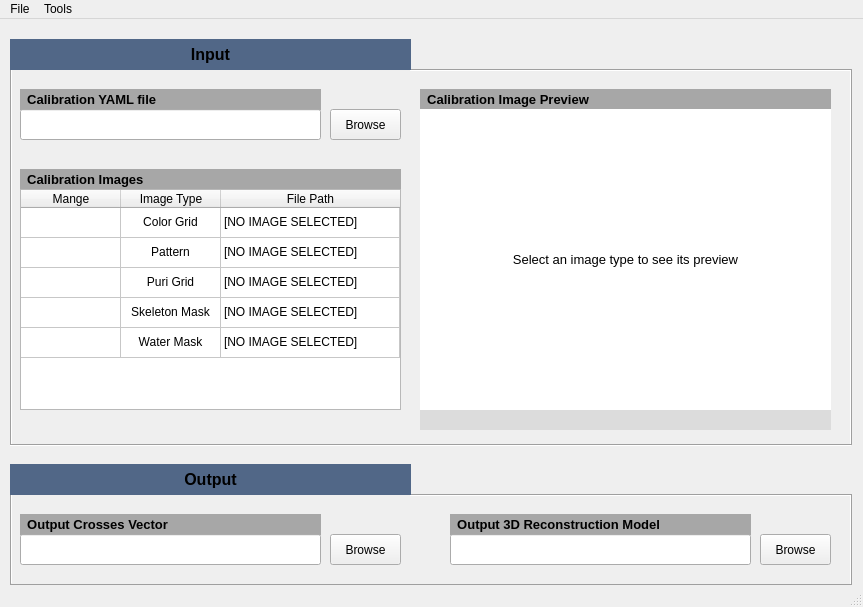
<?xml version="1.0" encoding="UTF-8"?>
<ui version="4.0">
 <class>MainWindow</class>
 <widget class="QMainWindow" name="MainWindow">
  <property name="geometry">
   <rect>
    <x>0</x>
    <y>0</y>
    <width>863</width>
    <height>607</height>
   </rect>
  </property>
  <property name="sizePolicy">
   <sizepolicy hsizetype="Preferred" vsizetype="Preferred">
    <horstretch>0</horstretch>
    <verstretch>0</verstretch>
   </sizepolicy>
  </property>
  <property name="windowTitle">
   <string>ARSL Calibration</string>
  </property>
  <widget class="QWidget" name="centralWidget">
   <property name="sizePolicy">
    <sizepolicy hsizetype="Preferred" vsizetype="Preferred">
     <horstretch>0</horstretch>
     <verstretch>0</verstretch>
    </sizepolicy>
   </property>
   <widget class="QPushButton" name="PshBtnCalibYMLSel">
    <property name="geometry">
     <rect>
      <x>330</x>
      <y>90</y>
      <width>71</width>
      <height>31</height>
     </rect>
    </property>
    <property name="toolTip">
     <string>&quot;Sauce&quot;</string>
    </property>
    <property name="text">
     <string>Browse</string>
    </property>
   </widget>
   <widget class="QLineEdit" name="LnEditCalbYMLPath">
    <property name="geometry">
     <rect>
      <x>20</x>
      <y>90</y>
      <width>301</width>
      <height>31</height>
     </rect>
    </property>
    <property name="readOnly">
     <bool>true</bool>
    </property>
   </widget>
   <widget class="QLabel" name="LblCalibYML">
    <property name="geometry">
     <rect>
      <x>20</x>
      <y>70</y>
      <width>301</width>
      <height>21</height>
     </rect>
    </property>
    <property name="palette">
     <palette>
      <active>
       <colorrole role="Base">
        <brush brushstyle="SolidPattern">
         <color alpha="255">
          <red>255</red>
          <green>255</green>
          <blue>255</blue>
         </color>
        </brush>
       </colorrole>
       <colorrole role="Window">
        <brush brushstyle="SolidPattern">
         <color alpha="255">
          <red>167</red>
          <green>167</green>
          <blue>167</blue>
         </color>
        </brush>
       </colorrole>
      </active>
      <inactive>
       <colorrole role="Base">
        <brush brushstyle="SolidPattern">
         <color alpha="255">
          <red>255</red>
          <green>255</green>
          <blue>255</blue>
         </color>
        </brush>
       </colorrole>
       <colorrole role="Window">
        <brush brushstyle="SolidPattern">
         <color alpha="255">
          <red>167</red>
          <green>167</green>
          <blue>167</blue>
         </color>
        </brush>
       </colorrole>
      </inactive>
      <disabled>
       <colorrole role="Base">
        <brush brushstyle="SolidPattern">
         <color alpha="255">
          <red>167</red>
          <green>167</green>
          <blue>167</blue>
         </color>
        </brush>
       </colorrole>
       <colorrole role="Window">
        <brush brushstyle="SolidPattern">
         <color alpha="255">
          <red>167</red>
          <green>167</green>
          <blue>167</blue>
         </color>
        </brush>
       </colorrole>
      </disabled>
     </palette>
    </property>
    <property name="font">
     <font>
      <pointsize>10</pointsize>
      <weight>75</weight>
      <bold>true</bold>
     </font>
    </property>
    <property name="autoFillBackground">
     <bool>true</bool>
    </property>
    <property name="text">
     <string>  Calibration YAML file</string>
    </property>
   </widget>
   <widget class="QTableWidget" name="imgTable">
    <property name="geometry">
     <rect>
      <x>20</x>
      <y>170</y>
      <width>381</width>
      <height>221</height>
     </rect>
    </property>
    <property name="sizePolicy">
     <sizepolicy hsizetype="Expanding" vsizetype="Expanding">
      <horstretch>0</horstretch>
      <verstretch>0</verstretch>
     </sizepolicy>
    </property>
    <property name="verticalScrollBarPolicy">
     <enum>Qt::ScrollBarAsNeeded</enum>
    </property>
    <property name="horizontalScrollBarPolicy">
     <enum>Qt::ScrollBarAlwaysOff</enum>
    </property>
    <property name="sizeAdjustPolicy">
     <enum>QAbstractScrollArea::AdjustIgnored</enum>
    </property>
    <property name="editTriggers">
     <set>QAbstractItemView::NoEditTriggers</set>
    </property>
    <property name="selectionMode">
     <enum>QAbstractItemView::SingleSelection</enum>
    </property>
    <property name="verticalScrollMode">
     <enum>QAbstractItemView::ScrollPerPixel</enum>
    </property>
    <property name="horizontalScrollMode">
     <enum>QAbstractItemView::ScrollPerPixel</enum>
    </property>
    <property name="showGrid">
     <bool>true</bool>
    </property>
    <property name="cornerButtonEnabled">
     <bool>true</bool>
    </property>
    <attribute name="horizontalHeaderDefaultSectionSize">
     <number>100</number>
    </attribute>
    <attribute name="horizontalHeaderHighlightSections">
     <bool>false</bool>
    </attribute>
    <attribute name="horizontalHeaderStretchLastSection">
     <bool>true</bool>
    </attribute>
    <attribute name="verticalHeaderVisible">
     <bool>false</bool>
    </attribute>
    <attribute name="verticalHeaderDefaultSectionSize">
     <number>30</number>
    </attribute>
    <row>
     <property name="text">
      <string>1</string>
     </property>
    </row>
    <row>
     <property name="text">
      <string>2</string>
     </property>
    </row>
    <row>
     <property name="text">
      <string>3</string>
     </property>
    </row>
    <row>
     <property name="text">
      <string>4</string>
     </property>
    </row>
    <row>
     <property name="text">
      <string>5</string>
     </property>
    </row>
    <column>
     <property name="text">
      <string>Mange</string>
     </property>
    </column>
    <column>
     <property name="text">
      <string>Image Type</string>
     </property>
    </column>
    <column>
     <property name="text">
      <string>File Path</string>
     </property>
    </column>
    <item row="0" column="0">
     <property name="text">
      <string/>
     </property>
     <property name="flags">
      <set>ItemIsDragEnabled|ItemIsUserCheckable|ItemIsEnabled</set>
     </property>
    </item>
    <item row="0" column="1">
     <property name="text">
      <string>Color Grid</string>
     </property>
     <property name="textAlignment">
      <set>AlignCenter</set>
     </property>
    </item>
    <item row="0" column="2">
     <property name="text">
      <string>[NO IMAGE SELECTED]</string>
     </property>
     <property name="flags">
      <set>ItemIsDragEnabled|ItemIsUserCheckable|ItemIsEnabled</set>
     </property>
    </item>
    <item row="1" column="0">
     <property name="text">
      <string/>
     </property>
     <property name="flags">
      <set>ItemIsDragEnabled|ItemIsUserCheckable|ItemIsEnabled</set>
     </property>
    </item>
    <item row="1" column="1">
     <property name="text">
      <string>Pattern</string>
     </property>
     <property name="textAlignment">
      <set>AlignCenter</set>
     </property>
    </item>
    <item row="1" column="2">
     <property name="text">
      <string>[NO IMAGE SELECTED]</string>
     </property>
     <property name="flags">
      <set>ItemIsDragEnabled|ItemIsUserCheckable|ItemIsEnabled</set>
     </property>
    </item>
    <item row="2" column="0">
     <property name="text">
      <string/>
     </property>
     <property name="flags">
      <set>ItemIsDragEnabled|ItemIsUserCheckable|ItemIsEnabled</set>
     </property>
    </item>
    <item row="2" column="1">
     <property name="text">
      <string>Puri Grid</string>
     </property>
     <property name="textAlignment">
      <set>AlignCenter</set>
     </property>
    </item>
    <item row="2" column="2">
     <property name="text">
      <string>[NO IMAGE SELECTED]</string>
     </property>
     <property name="flags">
      <set>ItemIsDragEnabled|ItemIsUserCheckable|ItemIsEnabled</set>
     </property>
    </item>
    <item row="3" column="0">
     <property name="text">
      <string/>
     </property>
     <property name="flags">
      <set>ItemIsDragEnabled|ItemIsUserCheckable|ItemIsEnabled</set>
     </property>
    </item>
    <item row="3" column="1">
     <property name="text">
      <string>Skeleton Mask</string>
     </property>
     <property name="textAlignment">
      <set>AlignCenter</set>
     </property>
    </item>
    <item row="3" column="2">
     <property name="text">
      <string>[NO IMAGE SELECTED]</string>
     </property>
     <property name="flags">
      <set>ItemIsDragEnabled|ItemIsUserCheckable|ItemIsEnabled</set>
     </property>
    </item>
    <item row="4" column="0">
     <property name="text">
      <string/>
     </property>
     <property name="flags">
      <set>ItemIsDragEnabled|ItemIsUserCheckable|ItemIsEnabled</set>
     </property>
    </item>
    <item row="4" column="1">
     <property name="text">
      <string>Water Mask</string>
     </property>
     <property name="textAlignment">
      <set>AlignCenter</set>
     </property>
    </item>
    <item row="4" column="2">
     <property name="text">
      <string>[NO IMAGE SELECTED]</string>
     </property>
     <property name="flags">
      <set>ItemIsDragEnabled|ItemIsUserCheckable|ItemIsEnabled</set>
     </property>
    </item>
   </widget>
   <widget class="QLabel" name="imgSelPreview">
    <property name="geometry">
     <rect>
      <x>420</x>
      <y>90</y>
      <width>411</width>
      <height>301</height>
     </rect>
    </property>
    <property name="palette">
     <palette>
      <active>
       <colorrole role="Base">
        <brush brushstyle="SolidPattern">
         <color alpha="255">
          <red>255</red>
          <green>255</green>
          <blue>255</blue>
         </color>
        </brush>
       </colorrole>
       <colorrole role="Window">
        <brush brushstyle="SolidPattern">
         <color alpha="255">
          <red>255</red>
          <green>255</green>
          <blue>255</blue>
         </color>
        </brush>
       </colorrole>
      </active>
      <inactive>
       <colorrole role="Base">
        <brush brushstyle="SolidPattern">
         <color alpha="255">
          <red>255</red>
          <green>255</green>
          <blue>255</blue>
         </color>
        </brush>
       </colorrole>
       <colorrole role="Window">
        <brush brushstyle="SolidPattern">
         <color alpha="255">
          <red>255</red>
          <green>255</green>
          <blue>255</blue>
         </color>
        </brush>
       </colorrole>
      </inactive>
      <disabled>
       <colorrole role="Base">
        <brush brushstyle="SolidPattern">
         <color alpha="255">
          <red>255</red>
          <green>255</green>
          <blue>255</blue>
         </color>
        </brush>
       </colorrole>
       <colorrole role="Window">
        <brush brushstyle="SolidPattern">
         <color alpha="255">
          <red>255</red>
          <green>255</green>
          <blue>255</blue>
         </color>
        </brush>
       </colorrole>
      </disabled>
     </palette>
    </property>
    <property name="font">
     <font>
      <pointsize>10</pointsize>
     </font>
    </property>
    <property name="autoFillBackground">
     <bool>true</bool>
    </property>
    <property name="text">
     <string>Select an image type to see its preview</string>
    </property>
    <property name="alignment">
     <set>Qt::AlignCenter</set>
    </property>
   </widget>
   <widget class="QLabel" name="LblCalibImgs">
    <property name="geometry">
     <rect>
      <x>20</x>
      <y>150</y>
      <width>381</width>
      <height>21</height>
     </rect>
    </property>
    <property name="palette">
     <palette>
      <active>
       <colorrole role="Base">
        <brush brushstyle="SolidPattern">
         <color alpha="255">
          <red>255</red>
          <green>255</green>
          <blue>255</blue>
         </color>
        </brush>
       </colorrole>
       <colorrole role="Window">
        <brush brushstyle="SolidPattern">
         <color alpha="255">
          <red>167</red>
          <green>167</green>
          <blue>167</blue>
         </color>
        </brush>
       </colorrole>
      </active>
      <inactive>
       <colorrole role="Base">
        <brush brushstyle="SolidPattern">
         <color alpha="255">
          <red>255</red>
          <green>255</green>
          <blue>255</blue>
         </color>
        </brush>
       </colorrole>
       <colorrole role="Window">
        <brush brushstyle="SolidPattern">
         <color alpha="255">
          <red>167</red>
          <green>167</green>
          <blue>167</blue>
         </color>
        </brush>
       </colorrole>
      </inactive>
      <disabled>
       <colorrole role="Base">
        <brush brushstyle="SolidPattern">
         <color alpha="255">
          <red>167</red>
          <green>167</green>
          <blue>167</blue>
         </color>
        </brush>
       </colorrole>
       <colorrole role="Window">
        <brush brushstyle="SolidPattern">
         <color alpha="255">
          <red>167</red>
          <green>167</green>
          <blue>167</blue>
         </color>
        </brush>
       </colorrole>
      </disabled>
     </palette>
    </property>
    <property name="font">
     <font>
      <pointsize>10</pointsize>
      <weight>75</weight>
      <bold>true</bold>
     </font>
    </property>
    <property name="autoFillBackground">
     <bool>true</bool>
    </property>
    <property name="text">
     <string>  Calibration Images</string>
    </property>
   </widget>
   <widget class="QLabel" name="LblOutCrssPath">
    <property name="geometry">
     <rect>
      <x>20</x>
      <y>495</y>
      <width>301</width>
      <height>21</height>
     </rect>
    </property>
    <property name="palette">
     <palette>
      <active>
       <colorrole role="Base">
        <brush brushstyle="SolidPattern">
         <color alpha="255">
          <red>255</red>
          <green>255</green>
          <blue>255</blue>
         </color>
        </brush>
       </colorrole>
       <colorrole role="Window">
        <brush brushstyle="SolidPattern">
         <color alpha="255">
          <red>167</red>
          <green>167</green>
          <blue>167</blue>
         </color>
        </brush>
       </colorrole>
      </active>
      <inactive>
       <colorrole role="Base">
        <brush brushstyle="SolidPattern">
         <color alpha="255">
          <red>255</red>
          <green>255</green>
          <blue>255</blue>
         </color>
        </brush>
       </colorrole>
       <colorrole role="Window">
        <brush brushstyle="SolidPattern">
         <color alpha="255">
          <red>167</red>
          <green>167</green>
          <blue>167</blue>
         </color>
        </brush>
       </colorrole>
      </inactive>
      <disabled>
       <colorrole role="Base">
        <brush brushstyle="SolidPattern">
         <color alpha="255">
          <red>167</red>
          <green>167</green>
          <blue>167</blue>
         </color>
        </brush>
       </colorrole>
       <colorrole role="Window">
        <brush brushstyle="SolidPattern">
         <color alpha="255">
          <red>167</red>
          <green>167</green>
          <blue>167</blue>
         </color>
        </brush>
       </colorrole>
      </disabled>
     </palette>
    </property>
    <property name="font">
     <font>
      <pointsize>10</pointsize>
      <weight>75</weight>
      <bold>true</bold>
     </font>
    </property>
    <property name="autoFillBackground">
     <bool>true</bool>
    </property>
    <property name="text">
     <string>  Output Crosses Vector</string>
    </property>
   </widget>
   <widget class="QLineEdit" name="LnEditOutCrssPath">
    <property name="geometry">
     <rect>
      <x>20</x>
      <y>515</y>
      <width>301</width>
      <height>31</height>
     </rect>
    </property>
    <property name="readOnly">
     <bool>true</bool>
    </property>
   </widget>
   <widget class="QPushButton" name="PshBtnOutCrssSel">
    <property name="geometry">
     <rect>
      <x>330</x>
      <y>515</y>
      <width>71</width>
      <height>31</height>
     </rect>
    </property>
    <property name="text">
     <string>Browse</string>
    </property>
   </widget>
   <widget class="QPushButton" name="PshBtnOutDecModSel">
    <property name="geometry">
     <rect>
      <x>760</x>
      <y>515</y>
      <width>71</width>
      <height>31</height>
     </rect>
    </property>
    <property name="text">
     <string>Browse</string>
    </property>
   </widget>
   <widget class="QLineEdit" name="LnEditOutDecModPath">
    <property name="geometry">
     <rect>
      <x>450</x>
      <y>515</y>
      <width>301</width>
      <height>31</height>
     </rect>
    </property>
    <property name="readOnly">
     <bool>true</bool>
    </property>
   </widget>
   <widget class="QLabel" name="LblOutDecMod">
    <property name="geometry">
     <rect>
      <x>450</x>
      <y>495</y>
      <width>301</width>
      <height>21</height>
     </rect>
    </property>
    <property name="palette">
     <palette>
      <active>
       <colorrole role="Base">
        <brush brushstyle="SolidPattern">
         <color alpha="255">
          <red>255</red>
          <green>255</green>
          <blue>255</blue>
         </color>
        </brush>
       </colorrole>
       <colorrole role="Window">
        <brush brushstyle="SolidPattern">
         <color alpha="255">
          <red>167</red>
          <green>167</green>
          <blue>167</blue>
         </color>
        </brush>
       </colorrole>
      </active>
      <inactive>
       <colorrole role="Base">
        <brush brushstyle="SolidPattern">
         <color alpha="255">
          <red>255</red>
          <green>255</green>
          <blue>255</blue>
         </color>
        </brush>
       </colorrole>
       <colorrole role="Window">
        <brush brushstyle="SolidPattern">
         <color alpha="255">
          <red>167</red>
          <green>167</green>
          <blue>167</blue>
         </color>
        </brush>
       </colorrole>
      </inactive>
      <disabled>
       <colorrole role="Base">
        <brush brushstyle="SolidPattern">
         <color alpha="255">
          <red>167</red>
          <green>167</green>
          <blue>167</blue>
         </color>
        </brush>
       </colorrole>
       <colorrole role="Window">
        <brush brushstyle="SolidPattern">
         <color alpha="255">
          <red>167</red>
          <green>167</green>
          <blue>167</blue>
         </color>
        </brush>
       </colorrole>
      </disabled>
     </palette>
    </property>
    <property name="font">
     <font>
      <pointsize>10</pointsize>
      <weight>75</weight>
      <bold>true</bold>
     </font>
    </property>
    <property name="autoFillBackground">
     <bool>true</bool>
    </property>
    <property name="text">
     <string>  Output 3D Reconstruction Model</string>
    </property>
   </widget>
   <widget class="QLabel" name="LblCalibImgPrev">
    <property name="geometry">
     <rect>
      <x>420</x>
      <y>70</y>
      <width>411</width>
      <height>21</height>
     </rect>
    </property>
    <property name="palette">
     <palette>
      <active>
       <colorrole role="Base">
        <brush brushstyle="SolidPattern">
         <color alpha="255">
          <red>255</red>
          <green>255</green>
          <blue>255</blue>
         </color>
        </brush>
       </colorrole>
       <colorrole role="Window">
        <brush brushstyle="SolidPattern">
         <color alpha="255">
          <red>167</red>
          <green>167</green>
          <blue>167</blue>
         </color>
        </brush>
       </colorrole>
      </active>
      <inactive>
       <colorrole role="Base">
        <brush brushstyle="SolidPattern">
         <color alpha="255">
          <red>255</red>
          <green>255</green>
          <blue>255</blue>
         </color>
        </brush>
       </colorrole>
       <colorrole role="Window">
        <brush brushstyle="SolidPattern">
         <color alpha="255">
          <red>167</red>
          <green>167</green>
          <blue>167</blue>
         </color>
        </brush>
       </colorrole>
      </inactive>
      <disabled>
       <colorrole role="Base">
        <brush brushstyle="SolidPattern">
         <color alpha="255">
          <red>167</red>
          <green>167</green>
          <blue>167</blue>
         </color>
        </brush>
       </colorrole>
       <colorrole role="Window">
        <brush brushstyle="SolidPattern">
         <color alpha="255">
          <red>167</red>
          <green>167</green>
          <blue>167</blue>
         </color>
        </brush>
       </colorrole>
      </disabled>
     </palette>
    </property>
    <property name="font">
     <font>
      <pointsize>10</pointsize>
      <weight>75</weight>
      <bold>true</bold>
     </font>
    </property>
    <property name="autoFillBackground">
     <bool>true</bool>
    </property>
    <property name="text">
     <string>  Calibration Image Preview</string>
    </property>
   </widget>
   <widget class="QLabel" name="LblInputHeader">
    <property name="geometry">
     <rect>
      <x>10</x>
      <y>20</y>
      <width>401</width>
      <height>31</height>
     </rect>
    </property>
    <property name="palette">
     <palette>
      <active>
       <colorrole role="Base">
        <brush brushstyle="SolidPattern">
         <color alpha="255">
          <red>255</red>
          <green>255</green>
          <blue>255</blue>
         </color>
        </brush>
       </colorrole>
       <colorrole role="Window">
        <brush brushstyle="SolidPattern">
         <color alpha="255">
          <red>81</red>
          <green>103</green>
          <blue>135</blue>
         </color>
        </brush>
       </colorrole>
      </active>
      <inactive>
       <colorrole role="Base">
        <brush brushstyle="SolidPattern">
         <color alpha="255">
          <red>255</red>
          <green>255</green>
          <blue>255</blue>
         </color>
        </brush>
       </colorrole>
       <colorrole role="Window">
        <brush brushstyle="SolidPattern">
         <color alpha="255">
          <red>81</red>
          <green>103</green>
          <blue>135</blue>
         </color>
        </brush>
       </colorrole>
      </inactive>
      <disabled>
       <colorrole role="Base">
        <brush brushstyle="SolidPattern">
         <color alpha="255">
          <red>81</red>
          <green>103</green>
          <blue>135</blue>
         </color>
        </brush>
       </colorrole>
       <colorrole role="Window">
        <brush brushstyle="SolidPattern">
         <color alpha="255">
          <red>81</red>
          <green>103</green>
          <blue>135</blue>
         </color>
        </brush>
       </colorrole>
      </disabled>
     </palette>
    </property>
    <property name="font">
     <font>
      <pointsize>12</pointsize>
      <weight>75</weight>
      <bold>true</bold>
     </font>
    </property>
    <property name="autoFillBackground">
     <bool>true</bool>
    </property>
    <property name="text">
     <string>Input</string>
    </property>
    <property name="alignment">
     <set>Qt::AlignCenter</set>
    </property>
   </widget>
   <widget class="Line" name="line">
    <property name="geometry">
     <rect>
      <x>10</x>
      <y>50</y>
      <width>3</width>
      <height>376</height>
     </rect>
    </property>
    <property name="orientation">
     <enum>Qt::Vertical</enum>
    </property>
   </widget>
   <widget class="Line" name="line_2">
    <property name="geometry">
     <rect>
      <x>10</x>
      <y>425</y>
      <width>842</width>
      <height>3</height>
     </rect>
    </property>
    <property name="orientation">
     <enum>Qt::Horizontal</enum>
    </property>
   </widget>
   <widget class="Line" name="line_3">
    <property name="geometry">
     <rect>
      <x>850</x>
      <y>50</y>
      <width>3</width>
      <height>376</height>
     </rect>
    </property>
    <property name="frameShadow">
     <enum>QFrame::Raised</enum>
    </property>
    <property name="orientation">
     <enum>Qt::Vertical</enum>
    </property>
   </widget>
   <widget class="Line" name="line_4">
    <property name="geometry">
     <rect>
      <x>410</x>
      <y>50</y>
      <width>442</width>
      <height>3</height>
     </rect>
    </property>
    <property name="orientation">
     <enum>Qt::Horizontal</enum>
    </property>
   </widget>
   <widget class="QLabel" name="LblOutputHeader">
    <property name="geometry">
     <rect>
      <x>10</x>
      <y>445</y>
      <width>401</width>
      <height>31</height>
     </rect>
    </property>
    <property name="palette">
     <palette>
      <active>
       <colorrole role="Base">
        <brush brushstyle="SolidPattern">
         <color alpha="255">
          <red>255</red>
          <green>255</green>
          <blue>255</blue>
         </color>
        </brush>
       </colorrole>
       <colorrole role="Window">
        <brush brushstyle="SolidPattern">
         <color alpha="255">
          <red>81</red>
          <green>103</green>
          <blue>135</blue>
         </color>
        </brush>
       </colorrole>
      </active>
      <inactive>
       <colorrole role="Base">
        <brush brushstyle="SolidPattern">
         <color alpha="255">
          <red>255</red>
          <green>255</green>
          <blue>255</blue>
         </color>
        </brush>
       </colorrole>
       <colorrole role="Window">
        <brush brushstyle="SolidPattern">
         <color alpha="255">
          <red>81</red>
          <green>103</green>
          <blue>135</blue>
         </color>
        </brush>
       </colorrole>
      </inactive>
      <disabled>
       <colorrole role="Base">
        <brush brushstyle="SolidPattern">
         <color alpha="255">
          <red>81</red>
          <green>103</green>
          <blue>135</blue>
         </color>
        </brush>
       </colorrole>
       <colorrole role="Window">
        <brush brushstyle="SolidPattern">
         <color alpha="255">
          <red>81</red>
          <green>103</green>
          <blue>135</blue>
         </color>
        </brush>
       </colorrole>
      </disabled>
     </palette>
    </property>
    <property name="font">
     <font>
      <pointsize>12</pointsize>
      <weight>75</weight>
      <bold>true</bold>
     </font>
    </property>
    <property name="autoFillBackground">
     <bool>true</bool>
    </property>
    <property name="text">
     <string>Output</string>
    </property>
    <property name="alignment">
     <set>Qt::AlignCenter</set>
    </property>
   </widget>
   <widget class="Line" name="line_5">
    <property name="geometry">
     <rect>
      <x>410</x>
      <y>475</y>
      <width>442</width>
      <height>3</height>
     </rect>
    </property>
    <property name="orientation">
     <enum>Qt::Horizontal</enum>
    </property>
   </widget>
   <widget class="Line" name="line_6">
    <property name="geometry">
     <rect>
      <x>10</x>
      <y>565</y>
      <width>842</width>
      <height>3</height>
     </rect>
    </property>
    <property name="orientation">
     <enum>Qt::Horizontal</enum>
    </property>
   </widget>
   <widget class="Line" name="line_7">
    <property name="geometry">
     <rect>
      <x>10</x>
      <y>475</y>
      <width>3</width>
      <height>90</height>
     </rect>
    </property>
    <property name="orientation">
     <enum>Qt::Vertical</enum>
    </property>
   </widget>
   <widget class="Line" name="line_8">
    <property name="geometry">
     <rect>
      <x>850</x>
      <y>475</y>
      <width>3</width>
      <height>91</height>
     </rect>
    </property>
    <property name="frameShadow">
     <enum>QFrame::Raised</enum>
    </property>
    <property name="orientation">
     <enum>Qt::Vertical</enum>
    </property>
   </widget>
   <widget class="QLabel" name="LblImgInfoType">
    <property name="geometry">
     <rect>
      <x>420</x>
      <y>391</y>
      <width>141</width>
      <height>20</height>
     </rect>
    </property>
    <property name="palette">
     <palette>
      <active>
       <colorrole role="Base">
        <brush brushstyle="SolidPattern">
         <color alpha="255">
          <red>255</red>
          <green>255</green>
          <blue>255</blue>
         </color>
        </brush>
       </colorrole>
       <colorrole role="Window">
        <brush brushstyle="SolidPattern">
         <color alpha="255">
          <red>220</red>
          <green>220</green>
          <blue>220</blue>
         </color>
        </brush>
       </colorrole>
      </active>
      <inactive>
       <colorrole role="Base">
        <brush brushstyle="SolidPattern">
         <color alpha="255">
          <red>255</red>
          <green>255</green>
          <blue>255</blue>
         </color>
        </brush>
       </colorrole>
       <colorrole role="Window">
        <brush brushstyle="SolidPattern">
         <color alpha="255">
          <red>220</red>
          <green>220</green>
          <blue>220</blue>
         </color>
        </brush>
       </colorrole>
      </inactive>
      <disabled>
       <colorrole role="Base">
        <brush brushstyle="SolidPattern">
         <color alpha="255">
          <red>220</red>
          <green>220</green>
          <blue>220</blue>
         </color>
        </brush>
       </colorrole>
       <colorrole role="Window">
        <brush brushstyle="SolidPattern">
         <color alpha="255">
          <red>220</red>
          <green>220</green>
          <blue>220</blue>
         </color>
        </brush>
       </colorrole>
      </disabled>
     </palette>
    </property>
    <property name="font">
     <font>
      <pointsize>9</pointsize>
      <weight>50</weight>
      <bold>false</bold>
     </font>
    </property>
    <property name="autoFillBackground">
     <bool>true</bool>
    </property>
    <property name="text">
     <string/>
    </property>
   </widget>
   <widget class="QLabel" name="LblImgInfoRes">
    <property name="geometry">
     <rect>
      <x>560</x>
      <y>391</y>
      <width>191</width>
      <height>20</height>
     </rect>
    </property>
    <property name="palette">
     <palette>
      <active>
       <colorrole role="Base">
        <brush brushstyle="SolidPattern">
         <color alpha="255">
          <red>255</red>
          <green>255</green>
          <blue>255</blue>
         </color>
        </brush>
       </colorrole>
       <colorrole role="Window">
        <brush brushstyle="SolidPattern">
         <color alpha="255">
          <red>220</red>
          <green>220</green>
          <blue>220</blue>
         </color>
        </brush>
       </colorrole>
      </active>
      <inactive>
       <colorrole role="Base">
        <brush brushstyle="SolidPattern">
         <color alpha="255">
          <red>255</red>
          <green>255</green>
          <blue>255</blue>
         </color>
        </brush>
       </colorrole>
       <colorrole role="Window">
        <brush brushstyle="SolidPattern">
         <color alpha="255">
          <red>220</red>
          <green>220</green>
          <blue>220</blue>
         </color>
        </brush>
       </colorrole>
      </inactive>
      <disabled>
       <colorrole role="Base">
        <brush brushstyle="SolidPattern">
         <color alpha="255">
          <red>220</red>
          <green>220</green>
          <blue>220</blue>
         </color>
        </brush>
       </colorrole>
       <colorrole role="Window">
        <brush brushstyle="SolidPattern">
         <color alpha="255">
          <red>220</red>
          <green>220</green>
          <blue>220</blue>
         </color>
        </brush>
       </colorrole>
      </disabled>
     </palette>
    </property>
    <property name="font">
     <font>
      <pointsize>9</pointsize>
     </font>
    </property>
    <property name="autoFillBackground">
     <bool>true</bool>
    </property>
    <property name="text">
     <string/>
    </property>
   </widget>
   <widget class="QLabel" name="LblImgInfoSize">
    <property name="geometry">
     <rect>
      <x>750</x>
      <y>391</y>
      <width>81</width>
      <height>20</height>
     </rect>
    </property>
    <property name="palette">
     <palette>
      <active>
       <colorrole role="Base">
        <brush brushstyle="SolidPattern">
         <color alpha="255">
          <red>255</red>
          <green>255</green>
          <blue>255</blue>
         </color>
        </brush>
       </colorrole>
       <colorrole role="Window">
        <brush brushstyle="SolidPattern">
         <color alpha="255">
          <red>220</red>
          <green>220</green>
          <blue>220</blue>
         </color>
        </brush>
       </colorrole>
      </active>
      <inactive>
       <colorrole role="Base">
        <brush brushstyle="SolidPattern">
         <color alpha="255">
          <red>255</red>
          <green>255</green>
          <blue>255</blue>
         </color>
        </brush>
       </colorrole>
       <colorrole role="Window">
        <brush brushstyle="SolidPattern">
         <color alpha="255">
          <red>220</red>
          <green>220</green>
          <blue>220</blue>
         </color>
        </brush>
       </colorrole>
      </inactive>
      <disabled>
       <colorrole role="Base">
        <brush brushstyle="SolidPattern">
         <color alpha="255">
          <red>220</red>
          <green>220</green>
          <blue>220</blue>
         </color>
        </brush>
       </colorrole>
       <colorrole role="Window">
        <brush brushstyle="SolidPattern">
         <color alpha="255">
          <red>220</red>
          <green>220</green>
          <blue>220</blue>
         </color>
        </brush>
       </colorrole>
      </disabled>
     </palette>
    </property>
    <property name="font">
     <font>
      <pointsize>9</pointsize>
     </font>
    </property>
    <property name="autoFillBackground">
     <bool>true</bool>
    </property>
    <property name="text">
     <string/>
    </property>
   </widget>
   <zorder>PshBtnCalibYMLSel</zorder>
   <zorder>LblCalibYML</zorder>
   <zorder>LblCalibImgs</zorder>
   <zorder>LblOutCrssPath</zorder>
   <zorder>LnEditOutCrssPath</zorder>
   <zorder>LnEditCalbYMLPath</zorder>
   <zorder>imgTable</zorder>
   <zorder>PshBtnOutCrssSel</zorder>
   <zorder>PshBtnOutDecModSel</zorder>
   <zorder>LblOutDecMod</zorder>
   <zorder>LnEditOutDecModPath</zorder>
   <zorder>LblCalibImgPrev</zorder>
   <zorder>imgSelPreview</zorder>
   <zorder>line</zorder>
   <zorder>line_3</zorder>
   <zorder>line_4</zorder>
   <zorder>line_2</zorder>
   <zorder>line_7</zorder>
   <zorder>line_8</zorder>
   <zorder>line_5</zorder>
   <zorder>LblInputHeader</zorder>
   <zorder>LblOutputHeader</zorder>
   <zorder>line_6</zorder>
   <zorder>LblImgInfoType</zorder>
   <zorder>LblImgInfoRes</zorder>
   <zorder>LblImgInfoSize</zorder>
  </widget>
  <widget class="QMenuBar" name="menuBar">
   <property name="geometry">
    <rect>
     <x>0</x>
     <y>0</y>
     <width>863</width>
     <height>21</height>
    </rect>
   </property>
   <widget class="QMenu" name="menuFile">
    <property name="title">
     <string>File</string>
    </property>
    <addaction name="actionLoad_Configuration"/>
    <addaction name="actionSave_Configuration"/>
    <addaction name="separator"/>
    <addaction name="actionStart_Calibration"/>
   </widget>
   <widget class="QMenu" name="menuTools">
    <property name="title">
     <string>Tools</string>
    </property>
    <addaction name="actionModel_Viewer"/>
   </widget>
   <addaction name="menuFile"/>
   <addaction name="menuTools"/>
  </widget>
  <widget class="QStatusBar" name="statusBar"/>
  <action name="actionStart_Calibration">
   <property name="text">
    <string>Start Calibration</string>
   </property>
  </action>
  <action name="actionLoad_Configuration">
   <property name="text">
    <string>Load Configuration</string>
   </property>
  </action>
  <action name="actionSave_Configuration">
   <property name="text">
    <string>Save Configuration</string>
   </property>
  </action>
  <action name="actionModel_Viewer">
   <property name="text">
    <string>Model Viewer</string>
   </property>
  </action>
 </widget>
 <layoutdefault spacing="6" margin="11"/>
 <resources/>
 <connections/>
</ui>
